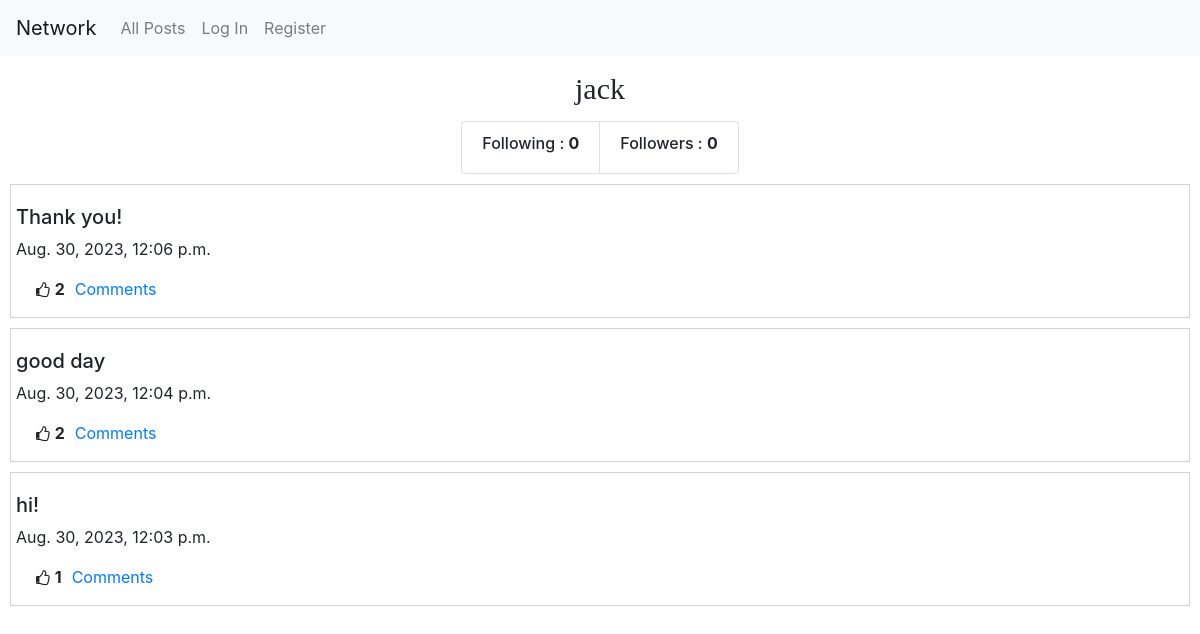
/profile/8, run on the app's committed database.
### network/models.py (models this page shows, shortened)
class User(AbstractUser):
    pass

class Post(models.Model):
    creater = models.ForeignKey(User, related_name='my_name', on_delete=models.CASCADE)
    content = models.CharField(max_length=255)
    liked = models.ManyToManyField(User, related_name='liked_users_or_post' ,blank=True, null=True)
    time = models.DateTimeField(auto_now_add=True)
    image = models.ImageField(null=True, blank=True, upload_to='images/')

### network/views.py (the view)
# urls.py: path("profile/<id>", views.profile, name="profile"),
def profile(request, id):
    u = User.objects.get(pk = id)
    user = request.user
    same = u == user
    all_posts = Post.objects.filter(creater = u).order_by('time').reverse()
    p = Paginator(all_posts, 10)
    page_no = request.GET.get('page')
    posts = p.get_page(page_no)
    liked_posts = []
    posts_id = []
    for post in all_posts:
        if user in post.liked.all():
            liked_posts.append(post)
            posts_id.append(post.id)
    fowings = Follow.objects.filter(following = id)
    fowers = Follow.objects.filter(me = id)
    s = True
    if user.is_authenticated:
        if Follow.objects.filter(following = u, me = user):
            s = True
        else:
            s = False
    return render(request, "network/profile.html", {
            "posts": posts,
            "usr" : u,
            'fg' : fowings,
            'fr' : fowers,
            'u' : same,
            's' : s,
            'p_id' : posts_id,
            'liked' : liked_posts
        })

### network/templates/network/profile.html (shortened to what this page needs)
{% extends "network/layout.html" %}
{% block body %}
<div class='user_name'>{{usr}}
</div>
<div id='foll'>
    <ul class="list-group list-group-horizontal">
        <li class="list-group-item"><h6>Following : <b>{{fr.count}}</b><h6></li>
        <li class="list-group-item"><h6>Followers : <b>{{fg.count}}</b><h6></li>
      </ul>
</div>
{% for post in posts %}
<div class="posts">
  <div id='p'>
    <div id='c'>
      <h5 id = 'content_{{post.id}}'>{{post.content}}</h5>
      <p>{{post.time}}</p>
    </div>
  </div>
  <div class = 'd-flex justify-content-flex-start'>
    <i style="font-size:16px; margin-left:20px" class="fa">&#xf087;</i><b><p id='count_{{post.id}}'>{{post.liked.count}}</p></b></li>
    <a style='margin-left:10px' href='{% url 'readcomms' post.id %}' id='comm_a{{post.id}}'>Comments</a>
    </div>
</div>
</div>
{% endfor %}
{% endblock %}

### network/static/network/styles.css (style rules this page uses)
.posts { display : flex; flex-direction: column; padding : 0px 5px; border : 1px solid lightgray; margin : 10px; }
#p { display:flex; }
.user_name { display : flex; justify-content: center; flex-direction: row; margin: 10px; font-family: initial; font-size: 30px; }
#foll { display : flex; flex-direction: row; justify-content: center; }
i { margin : 5px; }
#p { display : flex; }
#c { margin: 20px 0 0; }

### data on the page
User: username "jack"
Post: content "Thank you!", time "Aug. 30, 2023, 12:06 p.m.", liked.count "2"
Post: content "good day", time "Aug. 30, 2023, 12:04 p.m.", liked.count "2"
Post: content "hi!", time "Aug. 30, 2023, 12:03 p.m.", liked.count "1"

### other printed values
{{ fr.count }} "0"
{{ fg.count }} "0"
